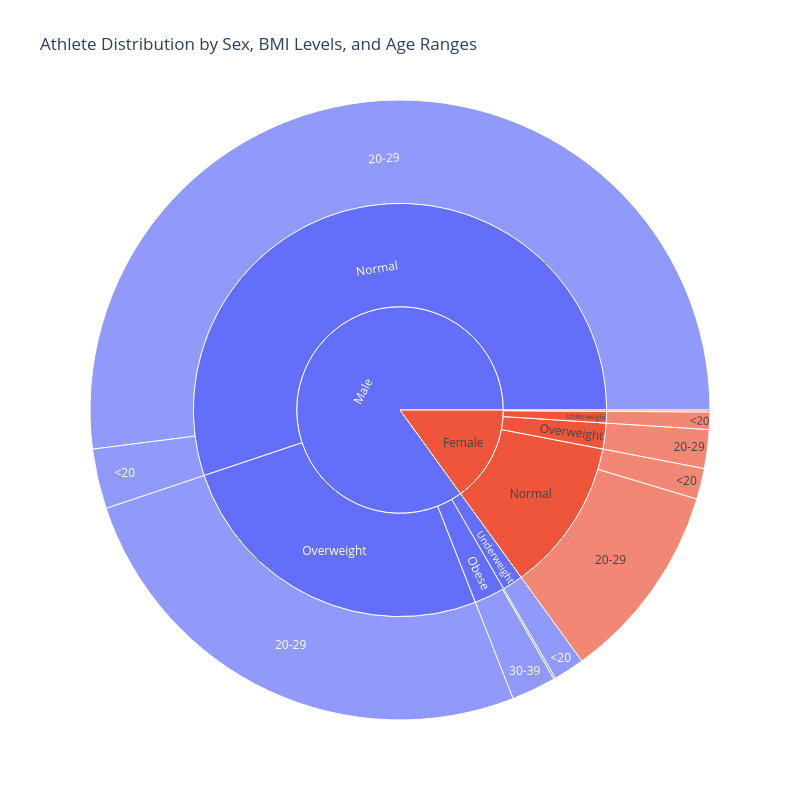

Write notebook code for a chart like this one.
### Code cell
#Q27 - Create a sunburst chart to show the distribution of athletes based on Sex, BMI levels, and Age ranges.

#Categorize BMI
def bmi_level(bmi):
    if bmi < 18.5:
        return "Underweight"
    elif bmi < 25:
        return "Normal"
    elif bmi < 30:
        return "Overweight"
    else:
        return "Obese"
    
#Categorize BMI  
def age_range(age):
    if age < 20:
        return "<20"
    elif age < 30:
        return "20-29"
    elif age < 40:
        return "30-39"
    elif age < 50:
        return "40-49"
    else:
        return "50+"
    
#Aply BMI levels and Age ranges to each athlete
df_subject['BMI_Level'] = df_subject['BMI'].apply(bmi_level)
df_subject['AGE_Range'] = df_subject['BMI'].apply(age_range)

plot = px.sunburst(df_subject,
                   path=['gender_label','BMI_Level','AGE_Range'],
                   values=None,
                   title="Athlete Distribution by Sex, BMI Levels, and Age Ranges",
                   width=800,
                   height=800
)

plot.show()

### Figure 1 — Plotly figure (JSON) as saved in the notebook; plotly's stock layout.template omitted (floating-point values rounded to 4 significant figures)
{"data": [{"branchvalues": "total", "domain": {"x": [0, 1], "y": [0, 1]}, "hovertemplate": "labels=%{label}<br>count=%{value}<br>parent=%{parent}<br>id=%{id}<extra></extra>", "ids": ["Female/Underweight/<20", "Male/Underweight/<20", "Female/Normal/<20", "Male/Normal/<20", "Male/Normal/20-29", "Male/Overweight/20-29", "Female/Normal/20-29", "Female/Overweight/20-29", "Male/Obese/30-39", "Male/Obese/40-49", "Female/Obese/30-39", "Female/Underweight", "Male/Underweight", "Female/Normal", "Male/Normal", "Male/Overweight", "Female/Overweight", "Male/Obese", "Female/Obese", "Female", "Male"], "labels": ["<20", "<20", "<20", "<20", "20-29", "20-29", "20-29", "20-29", "30-39", "40-49", "30-39", "Underweight", "Underweight", "Normal", "Normal", "Overweight", "Overweight", "Obese", "Obese", "Female", "Male"], "name": "", "parents": ["Female/Underweight", "Male/Underweight", "Female/Normal", "Male/Normal", "Male/Normal", "Male/Overweight", "Female/Normal", "Female/Overweight", "Male/Obese", "Male/Obese", "Female/Obese", "Female", "Male", "Female", "Male", "Male", "Female", "Male", "Female", "", ""], "type": "sunburst", "values": [9, 16, 16, 31, 516, 256, 103, 20, 23, 1, 1, 9, 16, 119, 547, 256, 20, 24, 1, 149, 843]}], "layout": {"height": 800, "legend": {"tracegroupgap": 0}, "title": {"text": "Athlete Distribution by Sex, BMI Levels, and Age Ranges"}, "width": 800}}
